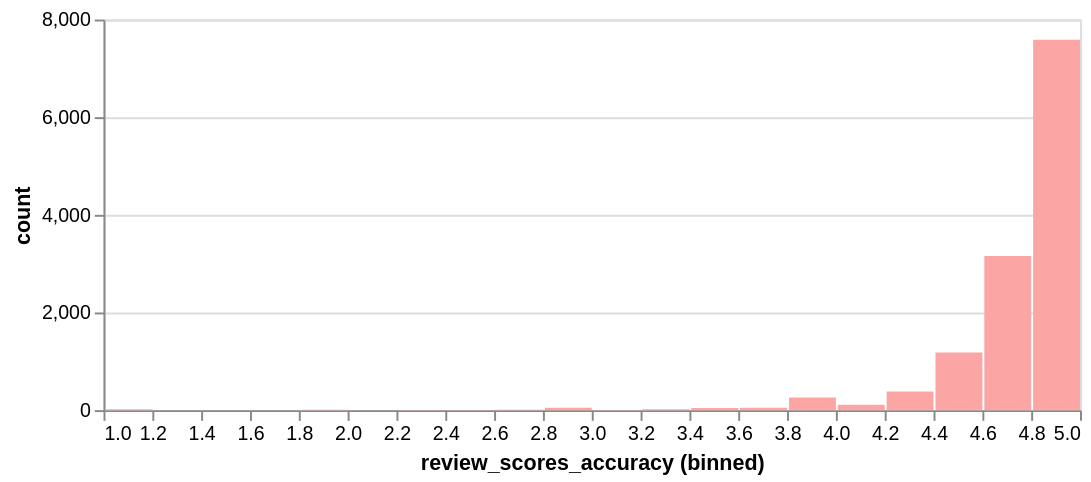

This figure's notebook cell:
### Code cell
# Generated by AutoProfiler

import altair as alt 
binned_series = df_list["review_scores_accuracy"].value_counts(bins=20, sort=False)

chart_data_binned = pd.DataFrame({
    "leftbin": binned_series.index.left, 
    "rightbin": binned_series.index.right, 
    "count": binned_series.values
})

# move leftmost bin edge up since pandas does not put edge at the min
chart_data_binned.loc[0, "leftbin"] = df_list["review_scores_accuracy"].min()

quant_chart = alt.Chart(chart_data_binned).mark_bar(color="#fca5a5").encode(
    x = alt.X("leftbin", bin="binned", title="review_scores_accuracy (binned)"),
    x2 = "rightbin",
    y = alt.Y("count")
).properties(
    width=500,
    height=200
)

quant_chart

### Figure 1 — Vega-Lite specification as saved in the notebook (floating-point values rounded to 4 significant figures)
{"config": {"view": {"continuousWidth": 300, "continuousHeight": 300}}, "data": {"name": "data-326e1a9c9c2e67728d0d122039fdbcfb"}, "mark": {"type": "bar", "color": "#fca5a5"}, "encoding": {"x": {"bin": "binned", "field": "leftbin", "title": "review_scores_accuracy (binned)", "type": "quantitative"}, "x2": {"field": "rightbin"}, "y": {"field": "count", "type": "quantitative"}}, "height": 200, "width": 500, "$schema": "https://vega.github.io/schema/vega-lite/v5.20.1.json", "datasets": {"data-326e1a9c9c2e67728d0d122039fdbcfb": [{"leftbin": 1.0, "rightbin": 1.2, "count": 17}, {"leftbin": 1.2, "rightbin": 1.4, "count": 0}, {"leftbin": 1.4, "rightbin": 1.6, "count": 0}, {"leftbin": 1.6, "rightbin": 1.8, "count": 0}, {"leftbin": 1.8, "rightbin": 2.0, "count": 10}, {"leftbin": 2.0, "rightbin": 2.2, "count": 0}, {"leftbin": 2.2, "rightbin": 2.4, "count": 2}, {"leftbin": 2.4, "rightbin": 2.6, "count": 3}, {"leftbin": 2.6, "rightbin": 2.8, "count": 6}, {"leftbin": 2.8, "rightbin": 3.0, "count": 51}, {"leftbin": 3.0, "rightbin": 3.2, "count": 2}, {"leftbin": 3.2, "rightbin": 3.4, "count": 17}, {"leftbin": 3.4, "rightbin": 3.6, "count": 43}, {"leftbin": 3.6, "rightbin": 3.8, "count": 48}, {"leftbin": 3.8, "rightbin": 4.0, "count": 260}, {"leftbin": 4.0, "rightbin": 4.2, "count": 112}, {"leftbin": 4.2, "rightbin": 4.4, "count": 384}, {"leftbin": 4.4, "rightbin": 4.6, "count": 1181}, {"leftbin": 4.6, "rightbin": 4.8, "count": 3159}, {"leftbin": 4.8, "rightbin": 5.0, "count": 7588}]}}
